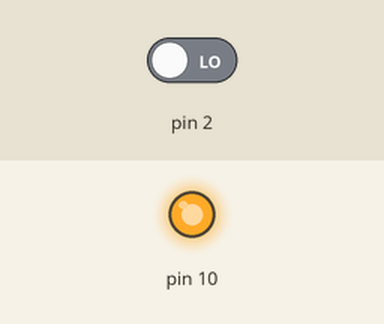
This sketch was run on a simulated Arduino Uno, built with avr-gcc and run on an emulated ATmega328P. On the bench: output pins drawn as LEDs (lit = HIGH). The test bench sets the inputs (shaded band); at power-on: pin 2 LOW.

Above: at 1.2 s.
1.3 s: pin 2 driven HIGH
At 2.3 s:
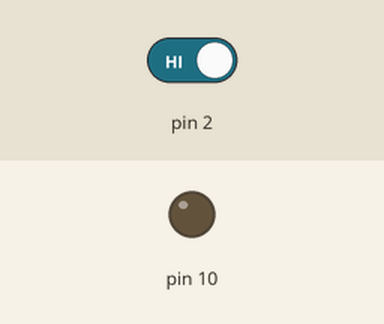
2.8 s: pin 2 driven LOW
At 3.5 s:
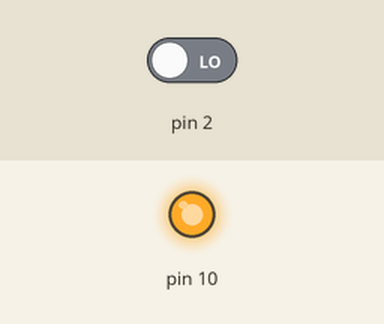
Timing chart, 0 to 5.8 s (numbered marks = the images above; inputs shaded):
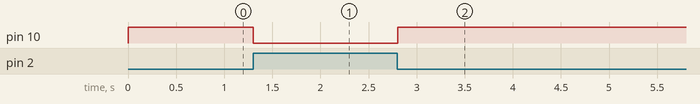

Measured:
- after the input at 1.3 s, pin 10: HIGH → LOW at once
- after the input at 2.8 s, pin 10: LOW → HIGH at once

The sketch:

LigarDesligarBotao.ino
```cpp
void setup() {
  pinMode(2, INPUT);
  pinMode(10, OUTPUT);
  // put your setup code here, to run once:

}

void loop() {
  if (digitalRead(2) < HIGH) {
    digitalWrite(10, HIGH);
  } else {
    digitalWrite(10, LOW);
  }

  delay(10);
  // put your main code here, to run repeatedly:

}
```
